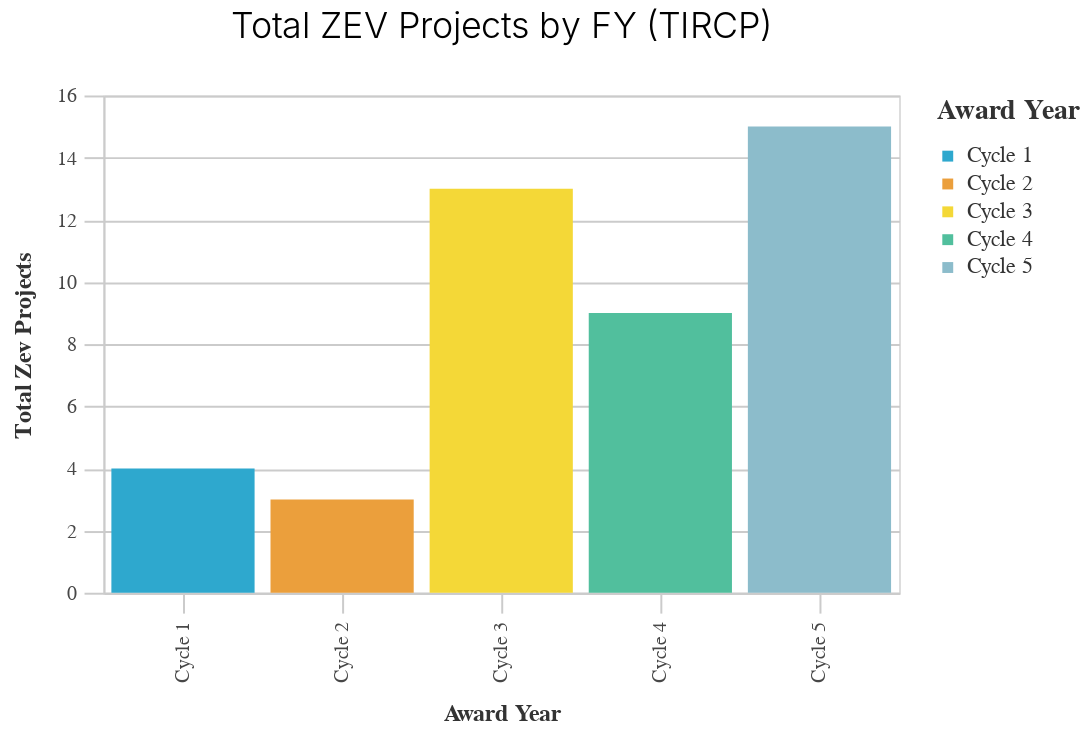

Write notebook code for a chart like this one.
### Code cell
A6_zev.basic_bar_chart(
    tircp_summary.iloc[:-1],
    "Award Year",
    "Total ZEV Projects",
    "Award Year",
    "Total ZEV Projects by FY (TIRCP)",
)

### Figure 1 — Vega-Lite specification as saved in the notebook (floating-point values rounded to 4 significant figures)
{"config": {"view": {"continuousWidth": 400, "continuousHeight": 300}, "axis": {"domainColor": "#cbcbcb", "grid": true, "gridColor": "#cbcbcb", "gridWidth": 1, "labelColor": "#474747", "labelFont": "Nunito Sans", "labelFontSize": 10, "labelPadding": 4, "tickColor": "#cbcbcb", "tickSize": 10, "titleColor": "#333", "titleFont": "Raleway", "titleFontSize": 12, "titlePadding": 10}, "axisBand": {"grid": false}, "background": "white", "font": "Raleway", "header": {"labelFont": "Nunito Sans", "titleFont": "Raleway"}, "legend": {"labelColor": "#333", "labelFont": "Nunito Sans", "labelFontSize": 11, "labelLimit": 0, "padding": 1, "symbolSize": 30, "symbolType": "square", "titleColor": "#333", "titleFont": "Raleway", "titleFontSize": 14, "titlePadding": 10}, "title": {"anchor": "middle", "font": "Raleway", "fontSize": 18, "fontWeight": 300, "offset": 20}}, "data": {"name": "data-2fd3c808f9d3d4fa88c69f5f89e03dc3"}, "mark": "bar", "encoding": {"color": {"field": "Award Year", "legend": {"title": "Award Year"}, "scale": {"range": ["#2EA8CE", "#EB9F3C", "#F4D837", "#51BF9D", "#8CBCCB", "#9487C0"]}, "type": "nominal"}, "tooltip": [{"field": "Award Year", "type": "nominal"}, {"field": "Total ZEV Projects", "type": "quantitative"}], "x": {"field": "Award Year", "title": "Award Year", "type": "nominal"}, "y": {"field": "Total ZEV Projects", "sort": "-x", "title": "Total Zev Projects", "type": "quantitative"}}, "height": 250, "title": "Total ZEV Projects by FY (TIRCP)", "width": 400, "$schema": "https://vega.github.io/schema/vega-lite/v4.17.0.json", "datasets": {"data-2fd3c808f9d3d4fa88c69f5f89e03dc3": [{"Award Year": "Cycle 1", "Total Amount Awarded": "$74745000.0", "Total ZEV": 54, "Total ZEV Projects": 4, "Total Projects in Cycle": 14, "Percent of Projects that are ZEV Adjacent": 0.2857}, {"Award Year": "Cycle 2", "Total Amount Awarded": "$41930000.0", "Total ZEV": 2, "Total ZEV Projects": 3, "Total Projects in Cycle": 14, "Percent of Projects that are ZEV Adjacent": 0.2143}, {"Award Year": "Cycle 3", "Total Amount Awarded": "$386220000.0", "Total ZEV": 209, "Total ZEV Projects": 13, "Total Projects in Cycle": 28, "Percent of Projects that are ZEV Adjacent": 0.4643}, {"Award Year": "Cycle 4", "Total Amount Awarded": "$247425000.0", "Total ZEV": 39, "Total ZEV Projects": 9, "Total Projects in Cycle": 17, "Percent of Projects that are ZEV Adjacent": 0.5294}, {"Award Year": "Cycle 5", "Total Amount Awarded": "$439762000.0", "Total ZEV": 450, "Total ZEV Projects": 15, "Total Projects in Cycle": 23, "Percent of Projects that are ZEV Adjacent": 0.6522}]}}
